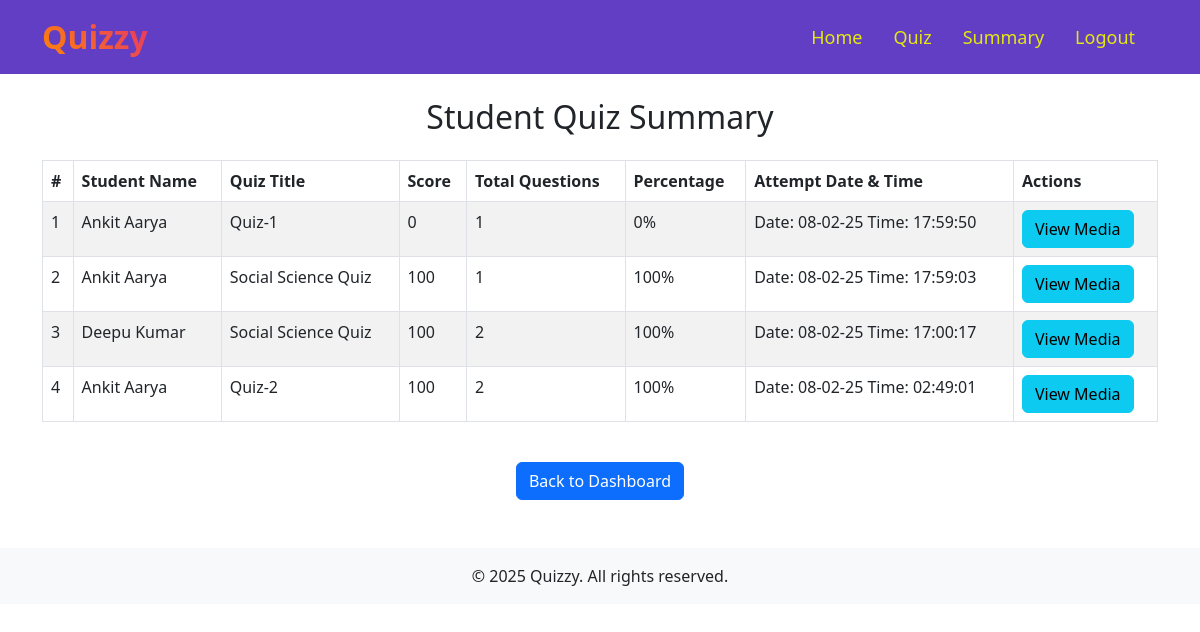
Page /admin/summary (signed in) on the earlier database version.
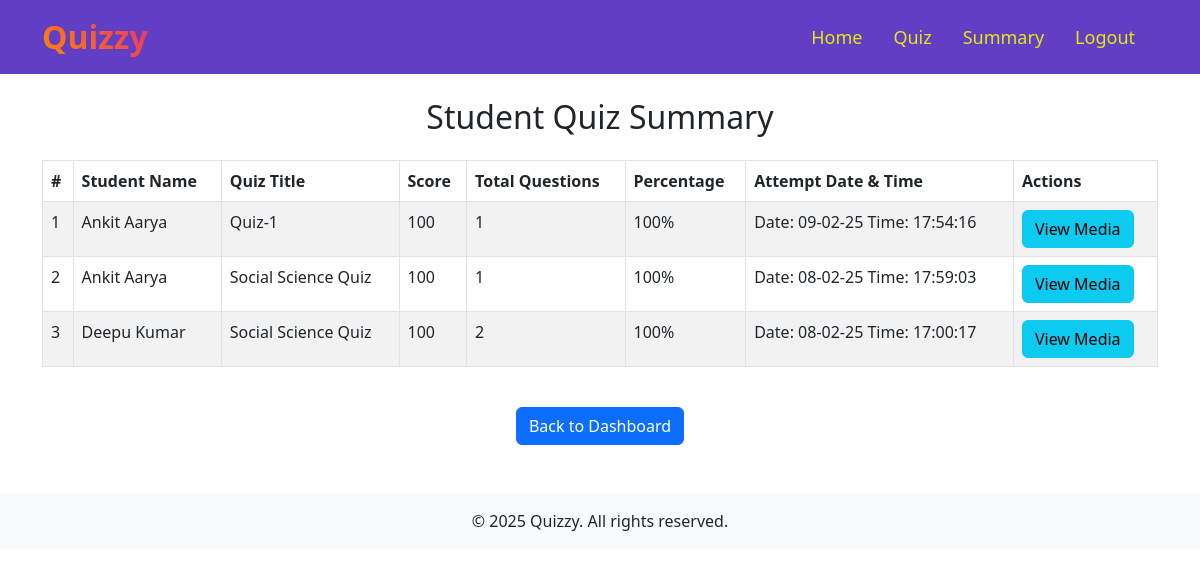
Same page on the later database version.
### models.py (models this page shows)
class UserQuizAttempt(db.Model):
    id = db.Column(db.Integer, primary_key=True)
    user_id = db.Column(db.Integer, db.ForeignKey('user.id'), nullable=False)
    quiz_id = db.Column(db.Integer, db.ForeignKey('quiz.id'), nullable=False)
    score = db.Column(db.Float, nullable=False)  # Store percentage score
    total_questions = db.Column(db.Integer, nullable=False)
    timestamp = db.Column(db.DateTime, default=db.func.current_timestamp())

class User(db.Model):
    id = db.Column(db.Integer, primary_key=True)
    username = db.Column(db.String(80), unique=True, nullable=False)
    password = db.Column(db.String(200), nullable=False)
    name = db.Column(db.String(80), nullable=False)
    qualification = db.Column(db.String(80), nullable=False)
    dob = db.Column(db.String(10), nullable=False)
    is_admin = db.Column(db.Boolean, nullable=False, default=False)

class Quiz(db.Model):
    id = db.Column(db.Integer, primary_key=True)
    title = db.Column(db.String(200), nullable=False)  # Title of the quiz
    subject_id = db.Column(db.Integer, db.ForeignKey('subject.id'), nullable=False)  # Related subject
    chapter_id = db.Column(db.Integer, db.ForeignKey('chapter.id'), nullable=False)  # Related chapter
    num_questions = db.Column(db.Integer, nullable=False)  # Number of questions in the quiz
    duration = db.Column(db.Integer, nullable=False)  # Duration in minutes
    created_at = db.Column(db.DateTime, default=datetime.utcnow)  # Timestamp
    subject = db.relationship('Subject', backref='quizzes', lazy="joined")
    chapter = db.relationship('Chapter', backref='quizzes', lazy="joined")

### routes.py (the view)
@app.route('/admin/summary')
@admin_required
def summary():
    records = (
        db.session.query(UserQuizAttempt, User, Quiz)
        .join(User, UserQuizAttempt.user_id == User.id)
        .join(Quiz, UserQuizAttempt.quiz_id == Quiz.id)
        .order_by(UserQuizAttempt.timestamp.desc())
        .all()
    )
    return render_template('admin_side/summary.html', records=records)

### routes.py (called while the page is built)
def admin_required(func):
    @wraps(func)
    def inner(*args, **kwargs):
        if 'user_id' not in session:
            flash('Please login to continue', 'danger')
            return redirect(url_for('login'))
        user = User.query.get(session['user_id'])
        if not user:
            flash('User not found, please login again', 'danger')
            return redirect(url_for('login'))
        if not user.is_admin:  # Block normal user access
            flash('You are not authorized to access this page', 'danger')
            return redirect(url_for('home'))  # Redirect user to home
        return func(*args, **kwargs)
    return inner

### templates/admin_side/summary.html
{% extends "admin_side/admin_dashboard.html" %}
{% block content %}
<div class="container mt-4">
    <h2 class="text-center mb-4">Student Quiz Summary</h2>
    {% if records %}
    <div class="table-responsive">
        <table class="table table-bordered table-striped">
            <thead class="thead-dark">
                <tr>
                    <th>#</th>
                    <th>Student Name</th>
                    <th>Quiz Title</th>
                    <th>Score</th>
                    <th>Total Questions</th>
                    <th>Percentage</th>
                    <th>Attempt Date & Time</th>
                    <th>Actions</th>
                </tr>
            </thead>
            <tbody>
                {% for attempt, student, quiz in records %}
                <tr>
                    <td>{{ loop.index }}</td>
                    <td>{{ student.name }}</td>
                    <td>{{ quiz.title }}</td>
                    <td>{{ attempt.score }}</td>
                    <td>{{ attempt.total_questions }}</td>
                    <td>{{ attempt.score }}%</td>
                    <td>{{ attempt.timestamp.strftime('Date: %d-%m-%y Time: %H:%M:%S') }}</td>
                    <td>
                        <a href="{{ url_for('view_media', user_id=student.id, quiz_id=quiz.id) }}" class="btn btn-info">
                            View Media
                        </a>
                    </td>
                </tr>
                {% endfor %}
            </tbody>
        </table>
    </div>
    {% else %}
    <div class="alert alert-warning text-center">No quiz records found.</div>
    {% endif %}
    <div class="text-center mt-4">
        <a href="{{ url_for('admin_dashboard') }}" class="btn btn-primary">Back to Dashboard</a>
    </div>
</div>
{% endblock %}

Differences in the rows shown:
no longer on this page (row unchanged): UserQuizAttempt: name "Ankit Aarya", title "Quiz-2", score "100", total_questions "2", timestamp "Date: 08-02-25 Time: 02:49:01"
changed UserQuizAttempt "Quiz-1": score "0" → "100"; timestamp "Date: 08-02-25 Time: 17:59:50" → "Date: 09-02-25 Time: 17:54:16"
